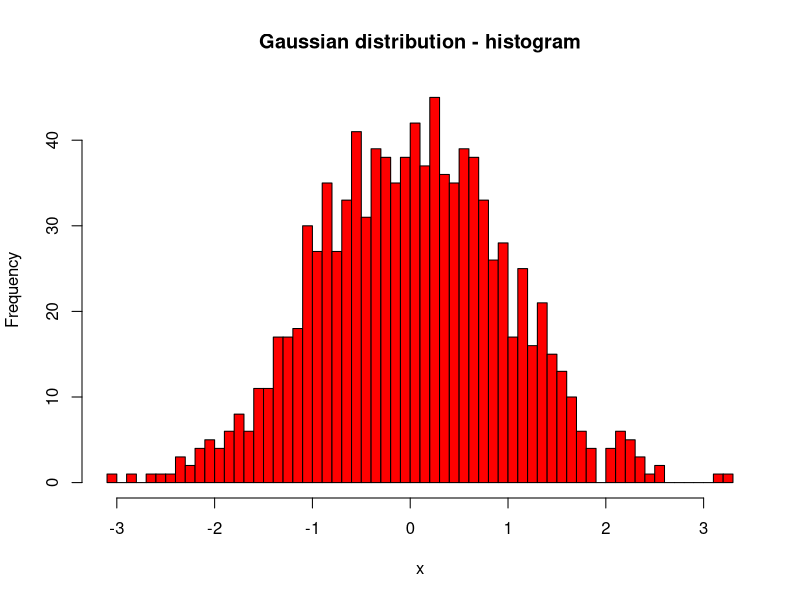

Reproduce this figure in R.
# Code challenge
# Module 5: Data Visualisation in R
# Histogram

# Solution:

# Instructions:

# First run the code below to generate values ("x") from selected Gaussian distribution.
x <- rnorm(n = 1000, mean = 0, sd = 1) 

# Use R to execute the steps given below:
# 1) Visualize the distribution of variable "x" using histogram plot.
# 2) When drawing histogram consider the following:
#   - number of bins or breaks should be 60
#   - bin color should be "red"
#   - border color of bins should be "black"
#   - on x axis label write "x"
#   - on y axis label write "Frequency"
#   - for the title of the plot write "Gaussian distribution - histogram"
hist(x = x, 
     breaks = 60, 
     col = "red", 
     border = "black", 
     xlab = "x", 
     ylab = "Frequency", 
     main = "Gaussian distribution - histogram")
